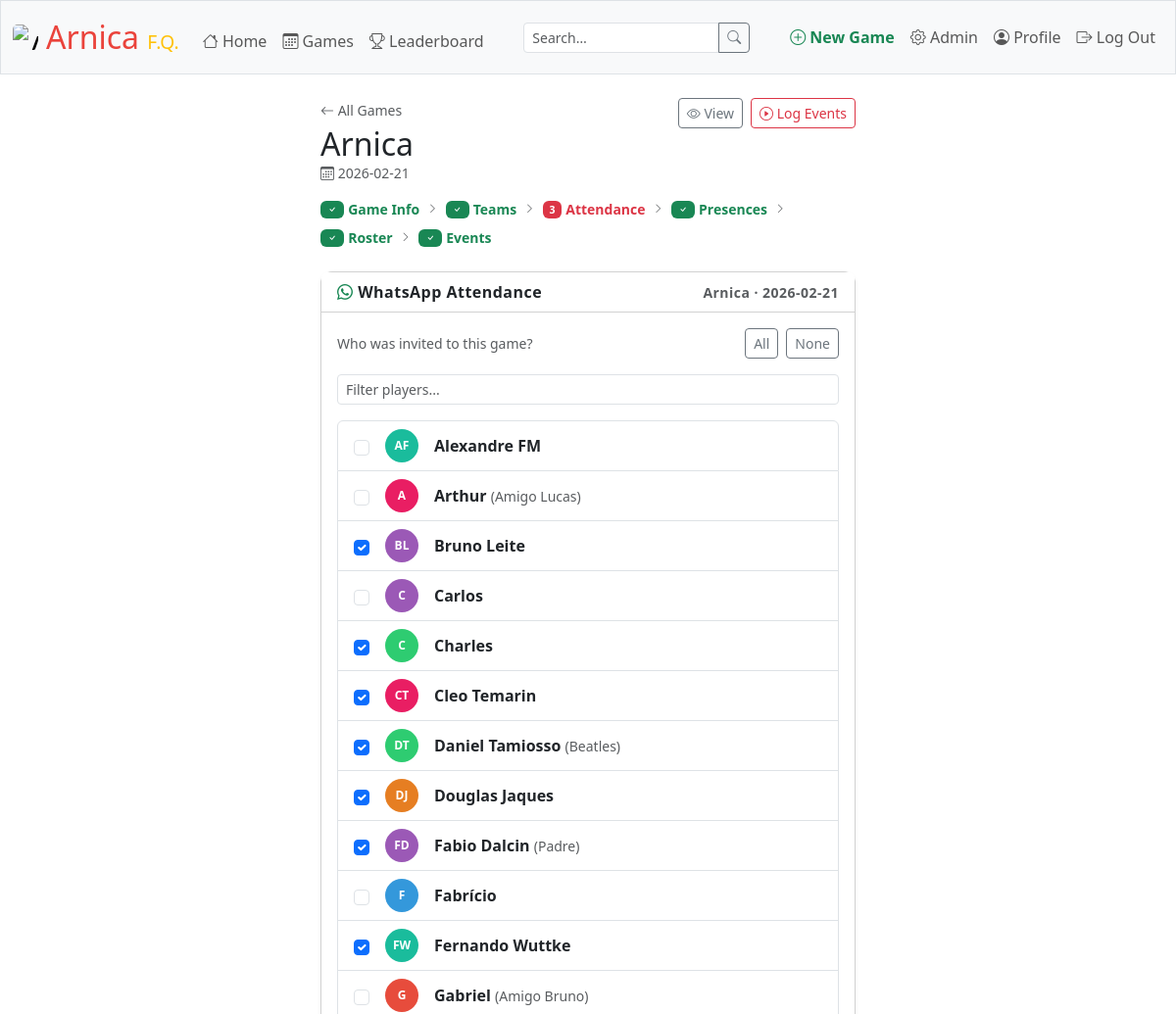
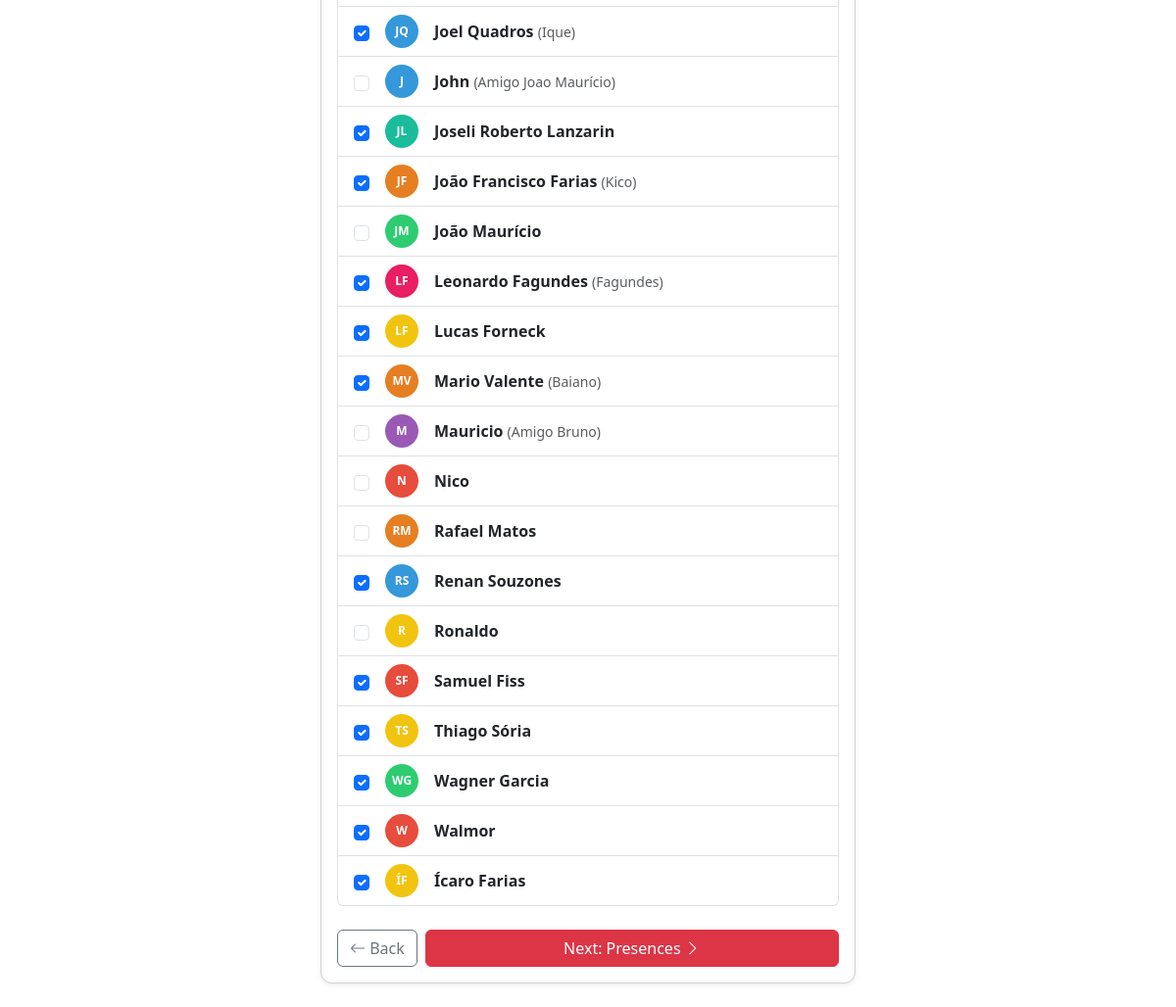
The app's page /games/6/attendance (signed in) with its own data (2 pictures, top to bottom).
### tables this page shows
CREATE TABLE games (
    id          INTEGER PRIMARY KEY AUTOINCREMENT NOT NULL,
    title       TEXT NOT NULL,
    date        DATE NOT NULL,
    youtube_url TEXT,
    location_id INTEGER NOT NULL,
    video_start TEXT CHECK(video_start GLOB '[0-9][0-9]:[0-9][0-9]:[0-9][0-9]'),
    video_end   TEXT CHECK(video_end   GLOB '[0-9][0-9]:[0-9][0-9]:[0-9][0-9]'),
    FOREIGN KEY(location_id) REFERENCES locations(id) ON DELETE RESTRICT
);

CREATE TABLE people (
    id           INTEGER PRIMARY KEY AUTOINCREMENT NOT NULL,
    name         TEXT NOT NULL,
    nickname     TEXT,
    phone_number TEXT UNIQUE,
    created_at   TEXT NOT NULL DEFAULT (datetime('now'))
, updated_at TEXT NOT NULL DEFAULT (datetime('now')), is_in_group_chat INTEGER NOT NULL DEFAULT 0, is_guest         INTEGER NOT NULL DEFAULT 0, guest_of         INTEGER REFERENCES people(id) ON DELETE SET NULL);

### app.py (the view, shortened to what this page needs)
@app.route("/games/<int:game_id>/attendance", methods=["GET", "POST"])
@login_required
@role_required("admin", "editor")
def attendance(game_id):
    game = db.execute("SELECT * FROM games WHERE id = ?", game_id)
    if not game:
        return apology("Game not found", 404)
    game = game[0]
    if request.method == "GET":
        people = db.execute("""
            SELECT p.id, p.name, p.nickname,
                   CASE WHEN w.person_id IS NOT NULL THEN 1 ELSE 0 END AS on_list
            FROM people p
            LEFT JOIN whatsapp_list w
                   ON w.person_id = p.id AND w.game_id = ?
            ORDER BY p.name
        """, game_id)
        steps_done = get_steps_done(db, game_id)
        return render_template("attendance.html", game=game, people=people, steps_done=steps_done)

### app.py (called while the page is built)
def photo_path(person_id):
    for ext in ["jpg", "png", "webp"]:
        path = os.path.join(UPLOAD_FOLDER, f"{person_id}.{ext}")
        if os.path.exists(path):
            return f"/static/uploads/players/{person_id}.{ext}"
    return None

def get_steps_done(db, game_id):
    if not game_id:
        return set()
    done = {1}  # game info always done if we have a game_id
    checks = [
        (2, "SELECT 1 FROM teams          WHERE game_id = ? LIMIT 1"),
        (3, "SELECT 1 FROM whatsapp_list  WHERE game_id = ? LIMIT 1"),
        (4, "SELECT 1 FROM presences      WHERE game_id = ? LIMIT 1"),
        (5, "SELECT 1 FROM roster_entries WHERE game_id = ? LIMIT 1"),
        (6, "SELECT 1 FROM roster_entries WHERE game_id = ? LIMIT 1"), #because once there is roster entries it should be ok to access events
    ]
    for step, sql in checks:
        if db.execute(sql, game_id):
            done.add(step)
    return done

@app.template_global()
def photo_url(person_id):
    if not person_id:
        return None
    return photo_path(person_id)

@app.after_request
def after_request(response):
    response.headers["Cache-Control"] = "no-cache, no-store, must-revalidate"
    response.headers["Expires"] = 0
    response.headers["Pragma"] = "no-cache"
    return response

### helpers.py (called while the page is built)
def login_required(f):
    @wraps(f)
    def decorated_function(*args, **kwargs):
        if session.get("user_id") is None:
            return redirect("/login")
        return f(*args, **kwargs)
    return decorated_function

def role_required(*roles):
    def decorator(f):
        @wraps(f)
        def decorated_function(*args, **kwargs):
            if session.get("role") not in roles:
                return apology("Access denied", 403)
            return f(*args, **kwargs)
        return decorated_function
    return decorator

### templates/attendance.html (shortened to what this page needs)
{% extends "layout.html" %}
{% from "_macros.html" import game_header, game_steps, avatar %}
{% block main %}
<div class="row justify-content-center">
    <div class="col-md-7 col-lg-6">
        {{ game_header(game) }}
        {{ game_steps(3, game.id, done=steps_done) }}
        <div class="card shadow-sm">
            <div class="card-header bg-white d-flex justify-content-between align-items-center">
                <span><i class="bi bi-whatsapp text-success"></i> WhatsApp Attendance</span>
                <span class="text-muted small">{{ game.title }} · {{ game.date }}</span>
            </div>
            <div class="card-body">
                <div class="d-flex justify-content-between align-items-center mb-3">
                    <span class="text-muted small">Who was invited to this game?</span>
                    <div class="d-flex gap-2">
                        <button type="button" class="btn btn-sm btn-outline-secondary" id="selectAll">All</button>
                        <button type="button" class="btn btn-sm btn-outline-secondary" id="selectNone">None</button>
                    </div>
                </div>
                <input class="form-control form-control-sm mb-3"
                       id="searchPeople"
                       placeholder="Filter players..."
                       type="text">
                <form action="/games/{{ game.id }}/attendance" method="post">
                    <div class="list-group mb-4" id="peopleList">
                        {% for person in people %}
                            <label class="list-group-item list-group-item-action person-item d-flex align-items-center gap-3" style="cursor:pointer">
                                <input class="form-check-input flex-shrink-0 person-checkbox"
                                       name="person_id"
                                       type="checkbox"
                                       value="{{ person.id }}"
                                       {% if person.on_list %}checked{% endif %}>
                                {{ avatar(person.id, person.name, size=34) }}
                                <span class="flex-grow-1">
                                    <span class="fw-semibold">{{ person.name }}</span>
                                    {% if person.nickname %}
                                        <span class="text-muted small"> ({{ person.nickname }})</span>
                                    {% endif %}
                                </span>
                            </label>
                        {% endfor %}
                    </div>
                    <div class="d-flex gap-2">
                        <a href="/games/{{ game.id }}" class="btn btn-outline-secondary">
                            <i class="bi bi-arrow-left"></i> Back
                        </a>
                        <button class="btn btn-danger flex-grow-1" type="submit">
                            Next: Presences <i class="bi bi-chevron-right"></i>
                        </button>
                    </div>
                </form>
            </div>
        </div>
    </div>
</div>
{% endblock %}

### templates/_macros.html (shortened to what this page needs)
{% macro avatar(person_id, name, size=40, css_class="") %}
    {% set photo = photo_url(person_id) %}
    {% set initials = (name.split()[0][0] + name.split()[-1][0]) | upper if name and name.split()|length > 1 else (name[0] | upper if name else '?') %}
    {% set colors = ['#e74c3c','#e67e22','#f1c40f','#2ecc71','#1abc9c','#3498db','#9b59b6','#e91e63'] %}
    {% set color_idx = (person_id or 0) % colors|length %}
    {% set bg = colors[color_idx] %}
    <span class="avatar-wrap {{ css_class }}"
          style="width:{{ size }}px;height:{{ size }}px;border-radius:50%;display:inline-flex;align-items:center;justify-content:center;overflow:hidden;flex-shrink:0;font-size:{{ (size * 0.38) | int }}px;font-weight:700;color:#fff;background:{{ bg }};">
        {% if photo %}
            <img src="{{ photo }}" alt="{{ name }}"
                 style="width:100%;height:100%;object-fit:cover;border-radius:50%;">
        {% else %}
            {{ initials }}
        {% endif %}
    </span>
{% endmacro %}
{% macro game_header(game=None) %}
<div class="d-flex justify-content-between align-items-start mb-3">
    <div>
        <a href="/games" class="text-muted small text-decoration-none">
            <i class="bi bi-arrow-left"></i> All Games
        </a>
        {% if game %}
            <h2 class="mt-1 mb-0">{{ game.title }}</h2>
            <div class="text-muted small">
                {% if game.date %}<i class="bi bi-calendar3"></i> {{ game.date }}{% endif %}
            </div>
        {% else %}
            <h2 class="mt-1 mb-0">New Game</h2>
        {% endif %}
    </div>
    {% if game %}
        <div class="d-flex gap-2">
            <a href="/games/{{ game.id }}" class="btn btn-sm btn-outline-secondary">
                <i class="bi bi-eye"></i> View
            </a>
            <a href="/games/{{ game.id }}/events" class="btn btn-sm btn-outline-danger">
                <i class="bi bi-play-circle"></i> Log Events
            </a>
        </div>
    {% endif %}
</div>
{% endmacro %}
{% macro game_steps(current, game_id=None, done=()) %}
{% set steps = [
    (1, "Game Info",   game_id | string + "/edit"       if game_id else None),
    (2, "Teams",       game_id | string + "/teams"      if game_id else None),
    (3, "Attendance",  game_id | string + "/attendance" if game_id else None),
    (4, "Presences",   game_id | string + "/presences"  if game_id else None),
    (5, "Roster",      game_id | string + "/roster"     if game_id else None),
    (6, "Events",      game_id | string + "/events"     if game_id else None),
] %}
<div class="d-flex align-items-center gap-2 mb-4 text-muted small flex-wrap">
    {% for num, label, path in steps %}
        {% set is_done = (num < current) or (num in done) %}
        {% set is_current = (num == current) %}
        {% set is_clickable = is_done and path and (num != current) %}
        {% if is_current %}
            <span class="d-inline-flex align-items-center gap-1 fw-semibold text-danger">
                <span class="badge bg-danger text-white">{{ num }}</span>
                <span class="d-none d-sm-inline">{{ label }}</span>
            </span>
        {% elif is_clickable %}
            <a href="/games/{{ path }}"
               class="d-inline-flex align-items-center gap-1 text-decoration-none text-success fw-semibold"
               title="Go to {{ label }}">
                <span class="badge bg-success text-white"><i class="bi bi-check"></i></span>
                <span class="d-none d-sm-inline">{{ label }}</span>
            </a>
        {% else %}
            <span class="d-inline-flex align-items-center gap-1 text-muted">
                <span class="badge bg-light text-muted border">{{ num }}</span>
                <span class="d-none d-sm-inline">{{ label }}</span>
            </span>
        {% endif %}
        {% if not loop.last %}
            <i class="bi bi-chevron-right text-muted" style="font-size:0.65rem"></i>
        {% endif %}
    {% endfor %}
</div>
{% endmacro %}

### static/styles.css (style rules this page uses)
.card { border-radius: 0.75rem; }
.card-header { font-weight: 600; letter-spacing: 0.03em; }

### records on screen
games: title "Arnica", date "2026-02-21"
people: {{ size }} 34 (drawn), initials "AF", name "Alexandre FM"
people: {{ size }} 34 (drawn), initials "A", name "Arthur", nickname "Amigo Lucas"
people: {{ size }} 34 (drawn), initials "BL", name "Bruno Leite"
people: {{ size }} 34 (drawn), initials "C", name "Carlos"
people: {{ size }} 34 (drawn), initials "C", name "Charles"
people: {{ size }} 34 (drawn), initials "CT", name "Cleo Temarin"
people: {{ size }} 34 (drawn), initials "DT", name "Daniel Tamiosso", nickname "Beatles"
people: {{ size }} 34 (drawn), initials "DJ", name "Douglas Jaques"
people: {{ size }} 34 (drawn), initials "FD", name "Fabio Dalcin", nickname "Padre"
people: {{ size }} 34 (drawn), initials "F", name "Fabrício"
people: {{ size }} 34 (drawn), initials "FW", name "Fernando Wuttke"
people: {{ size }} 34 (drawn), initials "G", name "Gabriel", nickname "Amigo Bruno"
people: {{ size }} 34 (drawn), initials "JQ", name "Joel Quadros", nickname "Ique"
people: {{ size }} 34 (drawn), initials "J", name "John", nickname "Amigo Joao Maurício"
people: {{ size }} 34 (drawn), initials "JL", name "Joseli Roberto Lanzarin"
people: {{ size }} 34 (drawn), initials "JF", name "João Francisco Farias", nickname "Kico"
people: {{ size }} 34 (drawn), initials "JM", name "João Maurício"
people: {{ size }} 34 (drawn), initials "LF", name "Leonardo Fagundes", nickname "Fagundes"
people: {{ size }} 34 (drawn), initials "LF", name "Lucas Forneck"
people: {{ size }} 34 (drawn), initials "MV", name "Mario Valente", nickname "Baiano"
people: {{ size }} 34 (drawn), initials "M", name "Mauricio", nickname "Amigo Bruno"
people: {{ size }} 34 (drawn), initials "N", name "Nico"
people: {{ size }} 34 (drawn), initials "RM", name "Rafael Matos"
people: {{ size }} 34 (drawn), initials "RS", name "Renan Souzones"
people: {{ size }} 34 (drawn), initials "R", name "Ronaldo"
people: {{ size }} 34 (drawn), initials "SF", name "Samuel Fiss"
people: {{ size }} 34 (drawn), initials "TS", name "Thiago Sória"
people: {{ size }} 34 (drawn), initials "WG", name "Wagner Garcia"
people: {{ size }} 34 (drawn), initials "W", name "Walmor"
people: {{ size }} 34 (drawn), initials "ÍF", name "Ícaro Farias"

### other values on screen
{{ label }} "Game Info" "Teams" "Presences" "Roster" "Events"
{{ num }} "3"
{{ label }} "Attendance"
